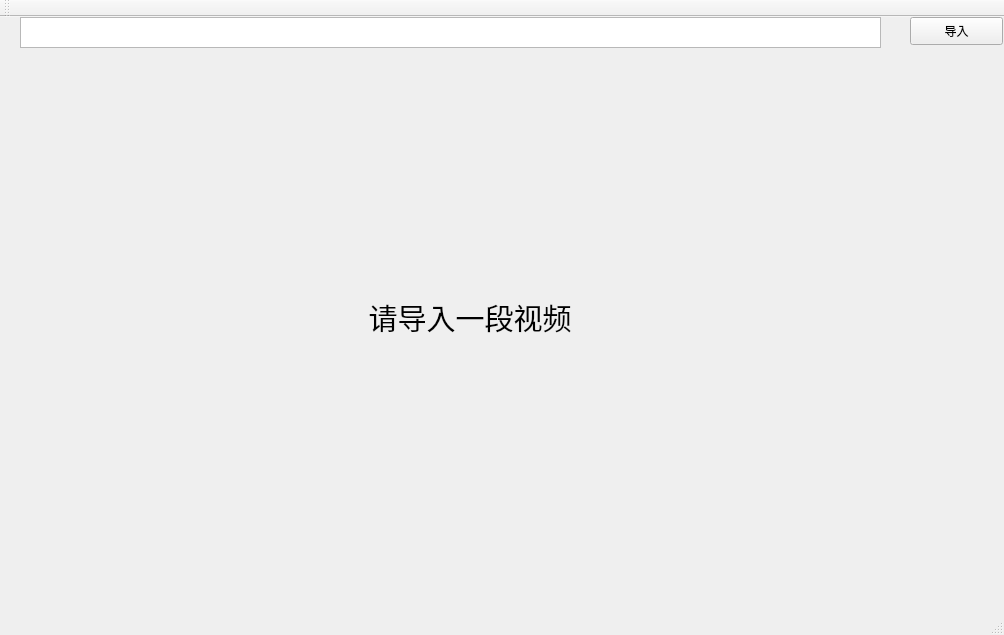
<?xml version="1.0" encoding="UTF-8"?>
<ui version="4.0">
 <class>QtGuiApplication1Class</class>
 <widget class="QMainWindow" name="QtGuiApplication1Class">
  <property name="geometry">
   <rect>
    <x>0</x>
    <y>0</y>
    <width>1004</width>
    <height>635</height>
   </rect>
  </property>
  <property name="windowTitle">
   <string>QtGuiApplication1</string>
  </property>
  <widget class="QWidget" name="centralWidget">
   <widget class="QPushButton" name="Btn_Import">
    <property name="geometry">
     <rect>
      <x>910</x>
      <y>0</y>
      <width>93</width>
      <height>28</height>
     </rect>
    </property>
    <property name="text">
     <string>导入</string>
    </property>
   </widget>
   <widget class="QTextEdit" name="Edt_VideoAddress">
    <property name="geometry">
     <rect>
      <x>20</x>
      <y>0</y>
      <width>861</width>
      <height>31</height>
     </rect>
    </property>
   </widget>
   <widget class="QLabel" name="Lab_VideoSummary">
    <property name="geometry">
     <rect>
      <x>20</x>
      <y>50</y>
      <width>900</width>
      <height>500</height>
     </rect>
    </property>
    <property name="font">
     <font>
      <family>微软雅黑</family>
      <pointsize>22</pointsize>
     </font>
    </property>
    <property name="text">
     <string>请导入一段视频</string>
    </property>
    <property name="alignment">
     <set>Qt::AlignCenter</set>
    </property>
   </widget>
  </widget>
  <widget class="QMenuBar" name="menuBar">
   <property name="geometry">
    <rect>
     <x>0</x>
     <y>0</y>
     <width>1004</width>
     <height>26</height>
    </rect>
   </property>
  </widget>
  <widget class="QToolBar" name="mainToolBar">
   <attribute name="toolBarArea">
    <enum>TopToolBarArea</enum>
   </attribute>
   <attribute name="toolBarBreak">
    <bool>false</bool>
   </attribute>
  </widget>
  <widget class="QStatusBar" name="statusBar"/>
 </widget>
 <layoutdefault spacing="6" margin="11"/>
 <resources>
  <include location="QtGuiApplication1.qrc"/>
 </resources>
 <connections>
  <connection>
   <sender>Btn_Import</sender>
   <signal>clicked()</signal>
   <receiver>QtGuiApplication1Class</receiver>
   <slot>myExitButtonFuc()</slot>
   <hints>
    <hint type="sourcelabel">
     <x>506</x>
     <y>54</y>
    </hint>
    <hint type="destinationlabel">
     <x>528</x>
     <y>239</y>
    </hint>
   </hints>
  </connection>
 </connections>
 <slots>
  <slot>myExitButtonFuc()</slot>
 </slots>
</ui>
